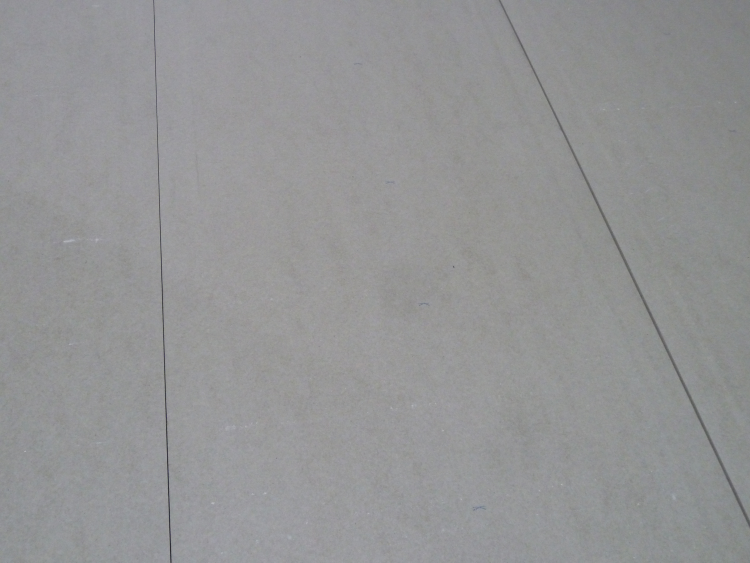
#> input picture input/P1040059-s.JPG, 1500 x 1125 px (shown at 1/2 size)
$ python sharp_image.py
#> lines starting #> are read from the running program, lines starting #| are printed output that depends on the picture; after the words box and inside, x2 and y2 are one past the last pixel; in counts of white or black regions, pixels touching at a corner belong together
import cv2
import numpy as np

# read image as grayscale
# img = cv2.imread('input/k.png', cv2.IMREAD_GRAYSCALE)
img = cv2.imread('input/P1040059-s.JPG', cv2.IMREAD_GRAYSCALE)
#> img: shape (1125, 1500); min 19, max 188, mean 148.1
img = cv2.resize(img, (1500, 1125))

# threshold to binary
thresh = cv2.threshold(img, 100, 255, cv2.THRESH_BINARY)[1]
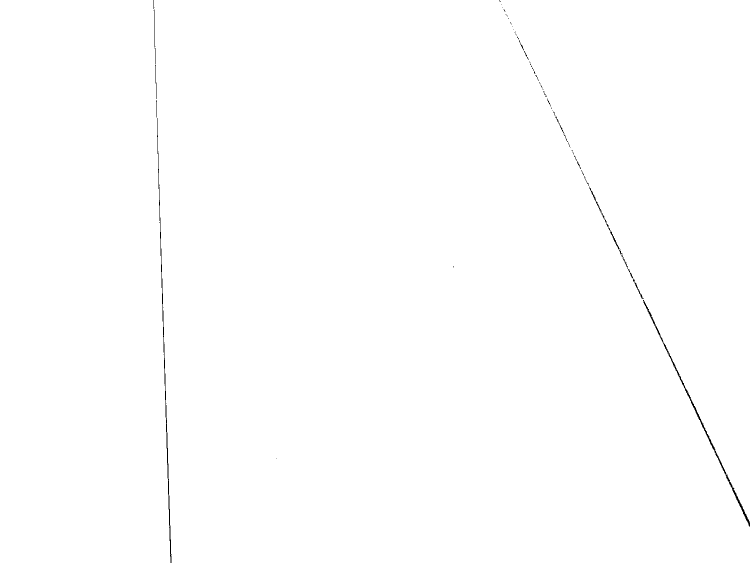
#> thresh: shape (1125, 1500) (shown at 1/2 size); 99.8% white; black in thin lines or dots, all inside (x1, y1, x2, y2) = (307, 0, 1500, 1125)

# apply morphology
kernel = cv2.getStructuringElement(cv2.MORPH_ELLIPSE, (5, 5))
morph = cv2.morphologyEx(img, cv2.MORPH_OPEN, kernel)

# find contours - write black over all small contours
letter = morph.copy()
cntrs = cv2.findContours(morph, cv2.RETR_TREE, cv2.CHAIN_APPROX_SIMPLE)
#> cntrs = 1 contour; box (x1, y1, x2, y2) and area: (0, 0, 1500, 1125) 1684876
print(len(cntrs))
#| 2
cntrs = cntrs[0] if len(cntrs) == 2 else cntrs[1]
#> cntrs = [[[0, 0], [0, 1124], [1499, 1124], [1499, 0]]]
for c in cntrs:
    area = cv2.contourArea(c)
    if area < 100:
        cv2.drawContours(letter,[c],0,(0,0,0),-1)
#> this loop made 1 pass
#> (c, area) on pass 1: ([[0, 0], [0, 1124], [1499, 1124], [1499, 0]], 1684876)

# do canny edge detection
edges = cv2.Canny(letter, 200, 200)
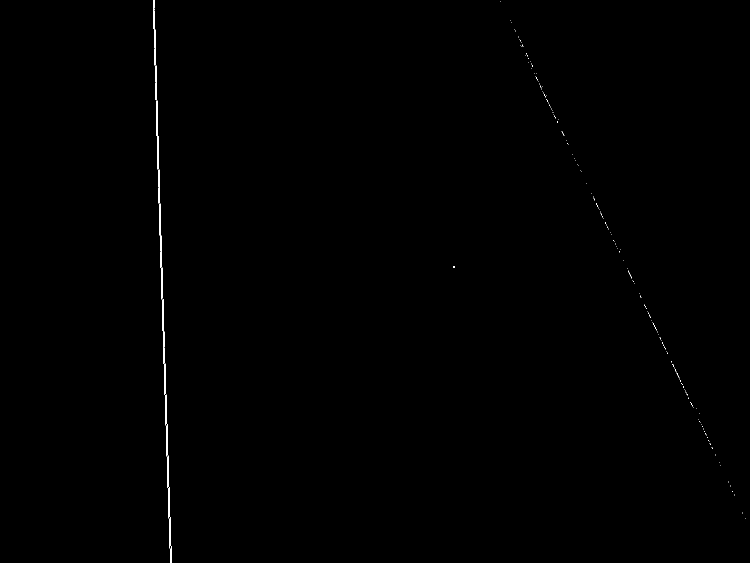
#> edges: shape (1125, 1500) (shown at 1/2 size); 0.16% white in thin lines or dots, all inside (x1, y1, x2, y2) = (306, 0, 1492, 1125)

# [7 lines of commented-out code are left out]
cv2.imshow("K_thresh", thresh)
cv2.imshow("K_morph", morph)
cv2.imshow("K_letter", letter)
cv2.imshow("K_edges", edges)
cv2.waitKey(0)

$ run again, with input/P1030993-s.JPG copied over input/P1040059-s.JPG
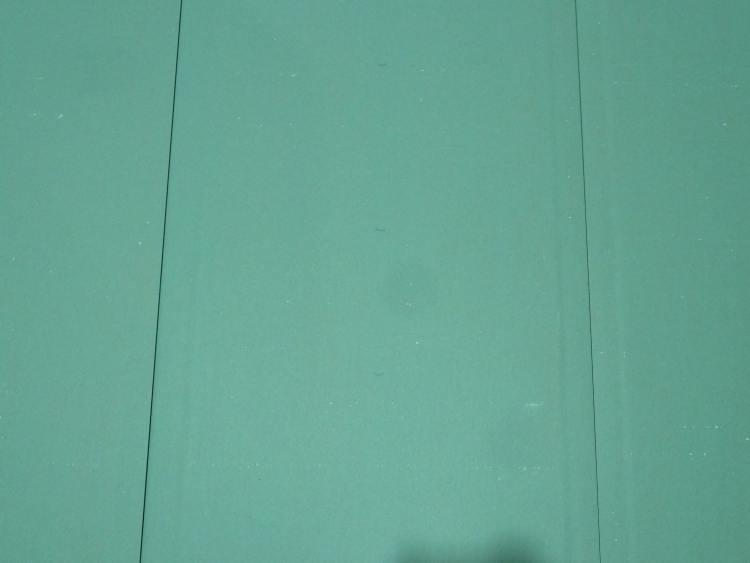
#> input picture input/P1030993-s.JPG, 1500 x 1125 px (shown at 1/2 size)
#> `thresh = cv2.threshold(img, 100, 255, cv2.THRESH_BINARY)[1]`:
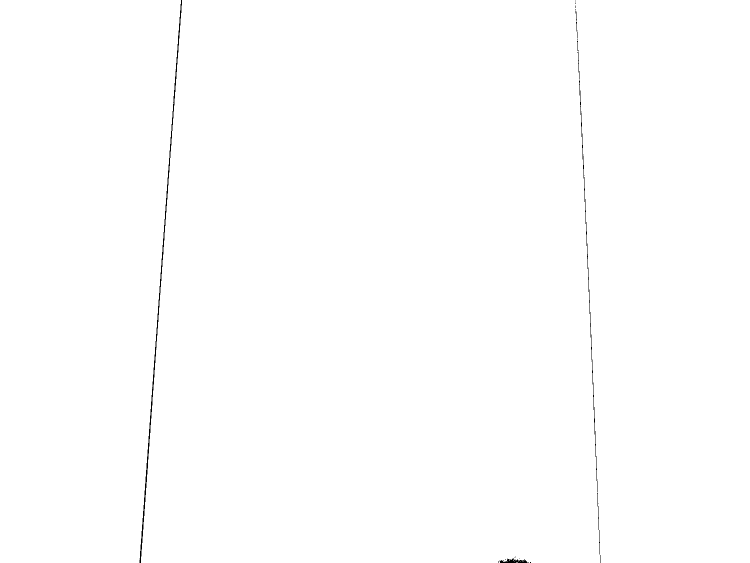
#> thresh: shape (1125, 1500) (shown at 1/2 size); 99.7% white; black in thin lines or dots, all inside (x1, y1, x2, y2) = (279, 0, 1201, 1125)
#> `cntrs = cv2.findContours(morph, cv2.RETR_TREE, cv2.CHAIN_APPROX_SIMPLE)`: cntrs = 1 contour; box (x1, y1, x2, y2) and area: (0, 0, 1500, 1125) 1684876
#| 2
#> `cntrs = cntrs[0] if len(cntrs) == 2 else cntrs[1]`: cntrs = [[[0, 0], [0, 1124], [1499, 1124], [1499, 0]]]
#> the loop `for c in cntrs:` made 1 pass
#> (c, area) on pass 1: ([[0, 0], [0, 1124], [1499, 1124], [1499, 0]], 1684876)
#> `edges = cv2.Canny(letter, 200, 200)`:
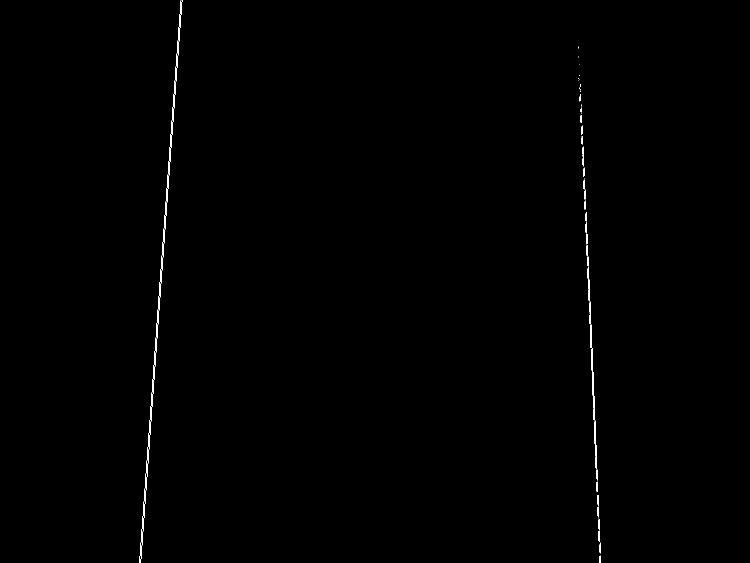
#> edges: shape (1125, 1500) (shown at 1/2 size); 0.23% white in thin lines or dots, all inside (x1, y1, x2, y2) = (279, 0, 1202, 1125)

$ run again, with input/P1040047-s.JPG copied over input/P1040059-s.JPG
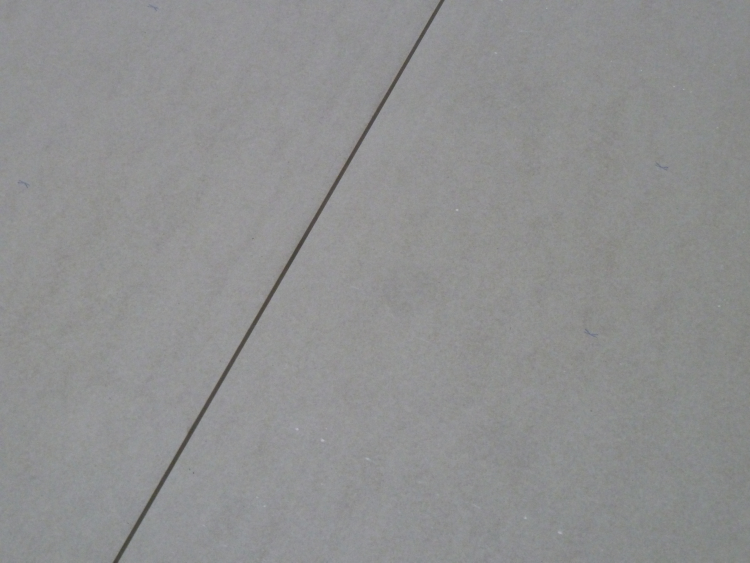
#> input picture input/P1040047-s.JPG, 1500 x 1125 px (shown at 1/2 size)
#> `thresh = cv2.threshold(img, 100, 255, cv2.THRESH_BINARY)[1]`:
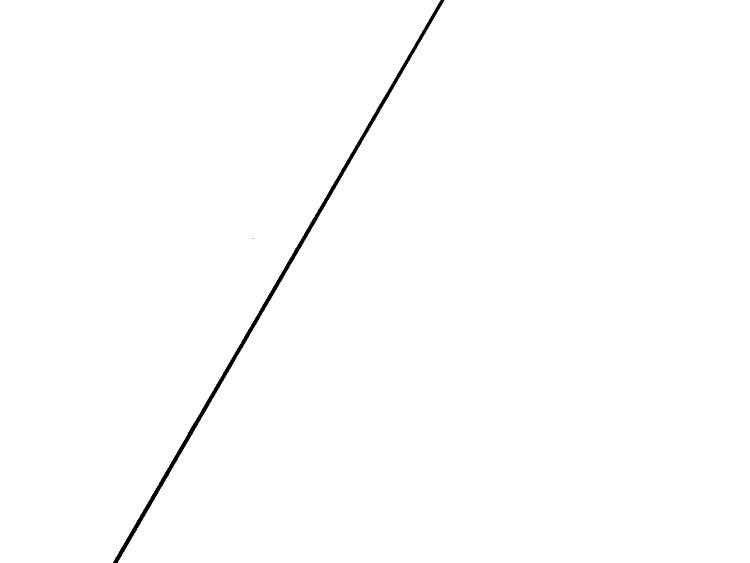
#> thresh: shape (1125, 1500) (shown at 1/2 size); 99.4% white; 2 black regions (1 under 20 px)
#> `cntrs = cv2.findContours(morph, cv2.RETR_TREE, cv2.CHAIN_APPROX_SIMPLE)`: cntrs = 1 contour; box (x1, y1, x2, y2) and area: (0, 0, 1500, 1125) 1684876
#| 2
#> `cntrs = cntrs[0] if len(cntrs) == 2 else cntrs[1]`: cntrs = [[[0, 0], [0, 1124], [1499, 1124], [1499, 0]]]
#> the loop `for c in cntrs:` made 1 pass
#> (c, area) on pass 1: ([[0, 0], [0, 1124], [1499, 1124], [1499, 0]], 1684876)
#> `edges = cv2.Canny(letter, 200, 200)`:
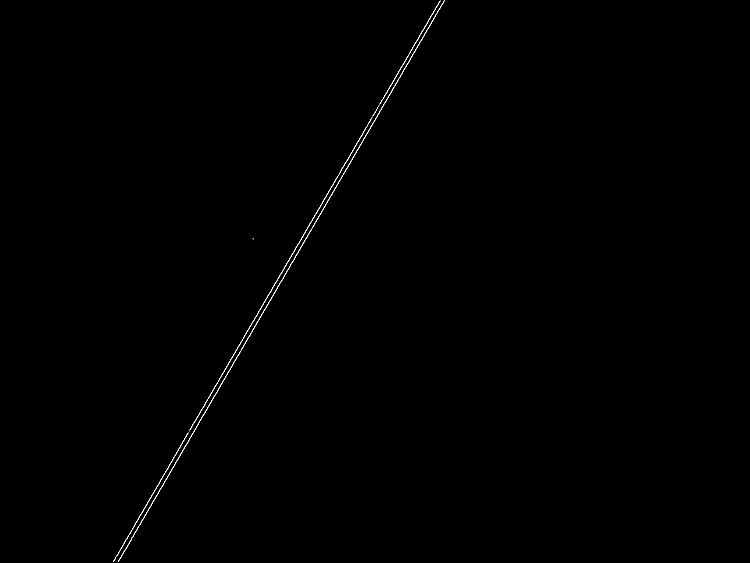
#> edges: shape (1125, 1500) (shown at 1/2 size); 0.21% white in thin lines or dots, all inside (x1, y1, x2, y2) = (226, 0, 890, 1124)
